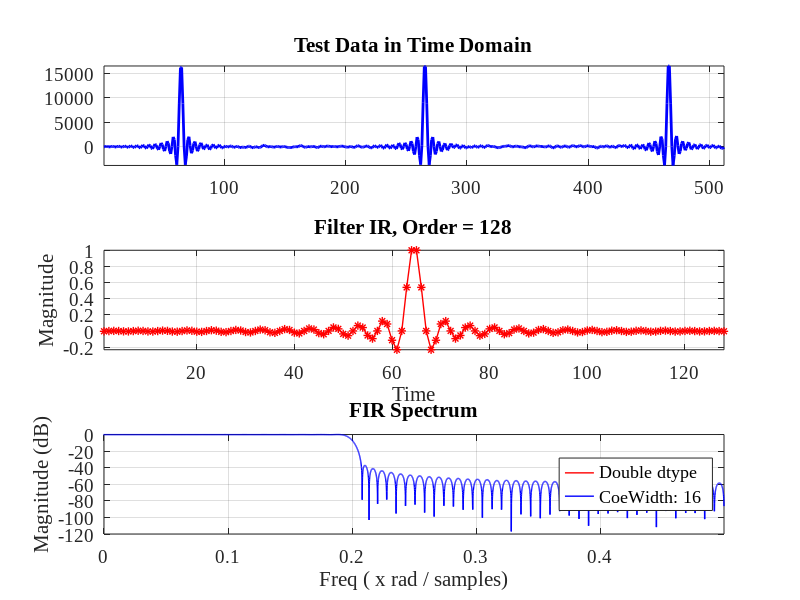
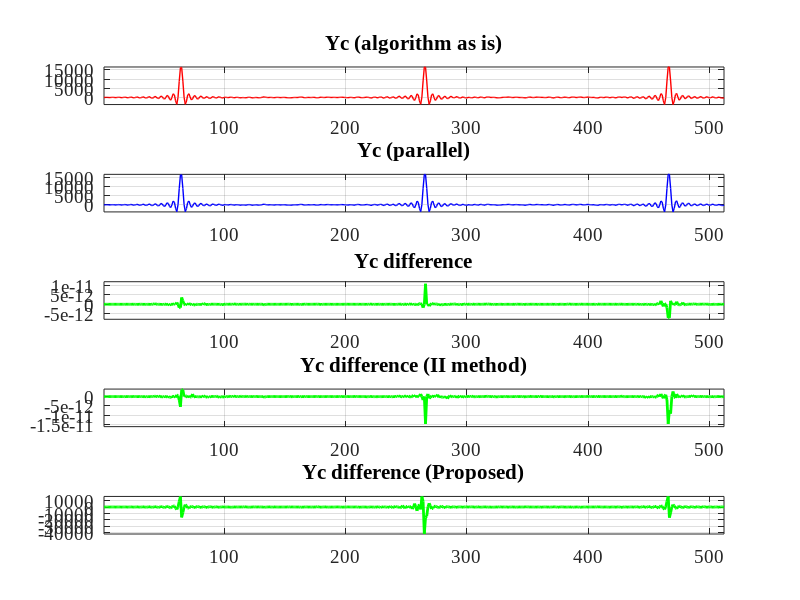

Write the MATLAB code that produced these figures, in order.
%% -----------------------------------------------------------------------
%
% Title       : test_parallel_fir.m
% Author      : Alexander Kapitanov	
% Company     : AO "Insys"
% E-mail      : sallador@bk.ru 
% Version     : 1.0	 
%
% ------------------------------------------------------------------------
%
% Description : 
%    Create Parallel Finite Impulse Response (FIR) filters for High-Freq signals. 
%    It is like polyphase FIR but is without decimation after last adder!
%
%    For example: IF the input freq > DSP freq you can use interleave mode on the inputs.
%    So you have M = round( Freq[Input] / Freq[DSP] ) points of input signal,
%    You can implement parallel scheme as is. But this method uses AREA resources
%    Improve IR and Input Signal by simple ADD/SUB operation you can optimize it!
%
%    See "FFA FIR filters" for more information.
%      * FFA - fast filter architecture.
%
% Example: L = 2 and NFIR = 128 taps:
%
%  > Common method:
%    Y0 = H0 * X0 + (Z^-2) * H1 * X1
%    Y1 = H0 * X1 + H1 * X0
%    
%    Resources: 4*128 + 2 = 514 DSPs.
%
%  > FFA method (Less Area resources):
%    Y0 = H0 * X0 + (Z^-2) * H1 * X1
%    Y1 = (H0+H1)*(X0+X1) - H0*X0 - H1*X1
%
%    Resources: 3*128 + 5 = 389 DSPs.
%
%  where:
%    > Y0 and Y1 - two parts of output signal (Interleave-2 mode)
%    > X0 and X1 - two parts of input signal  (Even / Odd)
%    > H0 and H1 - two parts of FIR filters coefficients
%  
%  As you can see 1st method takes 4 FIRs and 2 ADD operations. Total DSPs = 514.
%  But the 2nd method takes only 3 FIRs and 5 ADD operations.  Total DSPs = 389.
%  
%  You can save ~24.3% DSPs resources of FPGA for L = 2 and NFIR = 128 taps!!
% 
%  | NFIR | Saved DSPs % |
%  |  64  | 23.643       |
%  | 128  | 24.319       |
%  | 256  | 24.659       |
%  | 512  | 24.829       |
%
% ------------------------------------------------------------------------
%
% Version     : 1.0 
% Date        : 2017.11.29 
%
%% ----------------------------------------------------------------------- 
%
%	GNU GENERAL PUBLIC LICENSE
% Version 3, 29 June 2007
%
%	Copyright (c) 2018 Kapitanov Alexander
%
% This program is free software: you can redistribute it and/or modify
% it under the terms of the GNU General Public License as published by
% the Free Software Foundation, either version 3 of the License, or
% (at your option) any later version.
%
% You should have received a copy of the GNU General Public License
% along with this program.  If not, see <http://www.gnu.org/licenses/>.
%
% THERE IS NO WARRANTY FOR THE PROGRAM, TO THE EXTENT PERMITTED BY
% APPLICABLE LAW. EXCEPT WHEN OTHERWISE STATED IN WRITING THE COPYRIGHT 
% HOLDERS AND/OR OTHER PARTIES PROVIDE THE PROGRAM "AS IS" WITHOUT WARRANTY 
% OF ANY KIND, EITHER EXPRESSED OR IMPLIED, INCLUDING, BUT NOT LIMITED TO, 
% THE IMPLIED WARRANTIES OF MERCHANTABILITY AND FITNESS FOR A PARTICULAR 
% PURPOSE.  THE ENTIRE RISK AS TO THE QUALITY AND PERFORMANCE OF THE PROGRAM 
% IS WITH YOU.  SHOULD THE PROGRAM PROVE DEFECTIVE, YOU ASSUME THE COST OF 
%  ALL NECESSARY SERVICING, REPAIR OR CORRECTION. 
%
%% -----------------------------------------------------------------------		   

% Preparing to work
close all;
clear all;

set(0, 'DefaultAxesFontSize', 14, 'DefaultAxesFontName', 'Times New Roman');
set(0, 'DefaultTextFontSize', 14, 'DefaultTextFontName', 'Times New Roman'); 

% Settings
NFFT = 2^9;            % Sampling Frequency
t = 0:1/NFFT:1-1/NFFT;  % Time vector #1
tt = 1:NFFT;            % Time vector #2

Asig = 2^14-1;
Fsig = 2;
Fm = 1*(NFFT/4);
B = Fm / NFFT;
Ffm = 1;

% For testing FORWARD and INVERSE FFT: FWT
STAGE = log2(NFFT);

N = 128; % Filter order
COE_WIDTH = 16; % Real width for FIR coeffs (Implementation)

L = 2;
%% -------------------------------------------------------------------------- %%
% ---------------- 0: CREATE INPUT DATA FOR CPP/RTL -------------------------- % 
%% -------------------------------------------------------------------------- %%

Rep = 200; % Number of clones for input signal

for i = 1:NFFT
    
  Dat(i,1) = Asig * cos((Fsig*i + B*i*i/2) * 2*pi/NFFT) * sin(i * Ffm * pi / NFFT);
    
  if (mod(i+Rep-1, Rep+1) == Rep)
    Dat(i,1) = Asig;
  else
    Dat(i,1) = 0;
  end   
    
end

% Adding noise to real signal 
%SNR = -50;
SNR = -35;

DatX = awgn(Dat, SNR, 0, 1);        

%Mre = max(abs(DatRe));
%Mim = max(abs(DatIm));
%Mdt = max(Mre, Mim);

%Din(:,1) = round(((2^15 - 1)/Mdt)*DatRe);
%Din(:,2) = round(((2^15 - 1)/Mdt)*DatIm);
%Dcm(:,1) = Din(:,1) + j*Din(:,2);

%% -------------------------------------------------------------------------- %%
% ---------------- 1:  INPUT DATA (TEST MATH SIGNAL) ------------------------- % 
%% -------------------------------------------------------------------------- %%

figure(1) % Plot loaded data in Time Domain
  subplot(2,1,1);
  plot(tt(1:NFFT), DatX, '-', 'LineWidth', 2, 'Color',[1 0  0]);
  grid on;
  hold on;
  axis tight;      
  title(['Test Data in Time Domain']);   

%% -------------------------------------------------------------------------- %%
% ---------------- 2:  FIR FILTER IMPLEMENTATION ----------------------------- % 
%% -------------------------------------------------------------------------- %%

Fcut = 20; % First freq (passband)
Fs = 100; % Sampling freq

BETA = 3; % Beta (Kaiser)
WIND = kaiser(N, BETA); % KAISER WINDOW IS USED!

t = 1:N;
f =  [Fcut]/(Fs/2);

% Filter type: 'low', 'high', 'stop', 'pass';
Hc = fir1(round(N)-1, f, 'low', WIND);
MHc = max(abs(Hc));
Hc = Hc / MHc;
Hc_n = (Hc/max(Hc))*(2^(COE_WIDTH-1)-1);
Hc_r = round(Hc_n);
Hf = 20 * log10(abs(fftshift(fft(Hc_n, 10000))));
Sp_err = 20 * log10(abs(fftshift(fft(Hc_r, 10000))));

ff = -0.5:1/10000:0.5-1/10000;

% Plot FIR in T/F Domains

%% -------------------------------------------------------------------------- %%
% ---------------- 3:  FILTER INPUT SIGNAL L = 3 ----------------------------- % 
%% -------------------------------------------------------------------------- %%

if (L == 2) 
  % 1) Model: 
  Yc_s = filter(Hc, 1, DatX);
  % 2) L=2 (4FIR implemented) 
  Xc = DatX;
  
  % Impulse repsonse:
  Hc0 = Hc(1:2:end); % each 2i
  Hc1 = Hc(2:2:end); % each 2i+1, where i=0:N/2-1

  % Input data:
  Xc0 = Xc(1:2:end);
  Xc1 = Xc(2:2:end);

  Ac0 = filter(Hc0, 1, Xc0);
  Ac1 = filter(Hc1, 1, Xc1);
  
  AAc1(1,1) = 0;
  AAc1(2:NFFT/2,1) = Ac1(1:end-1,1);

  Bc0 = filter(Hc0, 1, Xc1);
  Bc1 = filter(Hc1, 1, Xc0);

  Yc0 = Ac0 + AAc1;
  Yc1 = Bc0 + Bc1;

  for i = 1:NFFT/2
    for j = 1:2
      if (j == 1)  
        Yc(2*i-1,1) = Yc0(i,1);
      else
        Yc(2*i-0,1) = Yc1(i,1); 
      end
    end   
  end

  % L = 2 (improved)
  Xc01 = filter((Hc0+Hc1), 1, (Xc0+Xc1));
  Zc1 = Xc01 - Ac0 - Ac1;

  for i = 1:NFFT/2
    for j = 1:2
      if (j == 1)  
        Zc(2*i-1,1) = Yc0(i,1);
      else
        Zc(2*i-0,1) = Zc1(i,1); 
      end
    end   
  end

  % L = 2 (Proposed: symmetric)
  Qc01 = filter((Hc0(1:length(Hc0)/2)+Hc1(1:length(Hc1)/2)), 1, (Xc0+Xc1));
  Qc10 = filter((Hc0(1:length(Hc0)/2)-Hc1(1:length(Hc1)/2)), 1, (Xc0-Xc1));
  Qc11 = Ac1 + AAc1;
  
  Qc0 = Qc01 + Qc10 - Qc11;
  Qc1 = Qc01 - Qc10;

  for i = 1:NFFT/2
    for j = 1:2
      if (j == 1)  
        Qc(2*i-1,1) = Qc0(i,1);
      else
        Qc(2*i-0,1) = Qc1(i,1); 
      end
    end   
  end  

  Yc_diff = Yc-Yc_s;
  Zc_diff = Zc-Yc_s;
  Qc_diff = Qc-Yc_s;
  
end

%% -------------------------------------------------------------------------- %%
% ---------------- 3:  FILTER INPUT SIGNAL L = 3 ----------------------------- % 
%% -------------------------------------------------------------------------- %%
if (L == 3)
  % 1) Model: 
  Yc_s = filter(Hc, 1, DatX(1:length(DatX)-rem(length(DatX), 3)));
  % 2) L=2 (4FIR implemented) 
  Xc = DatX(1:length(DatX)-rem(length(DatX), 3));
  % Impulse repsonse:
  Hc0 = Hc(1:3:end); % each 3i
  Hc1 = Hc(2:3:end); % each 3i+1,
  Hc2 = Hc(3:3:end); % each 3i+2,

  % Input data:
  Xc0 = Xc(1:3:end);
  Xc1 = Xc(2:3:end);
  Xc2 = Xc(3:3:end);

  Ac0 = filter(Hc0, 1, Xc0);
  Ac1 = filter(Hc0, 1, Xc1);
  Ac2 = filter(Hc0, 1, Xc2);

  Bc0 = filter(Hc1, 1, Xc0);
  Bc1 = filter(Hc1, 1, Xc1);
  Bc2 = filter(Hc1, 1, Xc2);  
  
  Cc0 = filter(Hc2, 1, Xc0);
  Cc1 = filter(Hc2, 1, Xc1);
  Cc2 = filter(Hc2, 1, Xc2);
  
%  AAc1(1,1) = 0;
%  AAc1(2:round(NFFT/3),1) = Ac1(1:round(NFFT/3)-1,1);

  Yc0 = Ac0 + Bc2 + Cc1;
  Yc1 = Ac1 + Bc0 + Cc2;
  Yc2 = Ac2 + Bc1 + Cc0;

  for i = 1:floor(NFFT/3)
    for j = 1:3
      if (j == 1)  
        Yc(3*i-2,1) = Yc0(i,1);
      elseif (j == 2)
        Yc(3*i-1,1) = Yc1(i,1);
      else
        Yc(3*i-0,1) = Yc2(i,1);        
      end
    end   
  end

  % L = 3 (improved)
  
  Xc01  = filter((Hc0+Hc1), 1, (Xc0+Xc1));
  Xc12  = filter((Hc1+Hc2), 1, (Xc1+Xc2));
  Xc012 = filter((Hc0+Hc1+Hc2), 1, (Xc0+Xc1+Xc2));
  
  Tco = Ac0 - Cc2;
  Tc1 = Xc12 - Bc1;
  Tc2 = Xc01 - Bc1;
  
  Zc0 = Tco + Tc1;
  Zc1 = Tc2 - Tco;
  Zc2 = Xc012 - Tc2 - Tc1;

  for i = 1:floor(NFFT/3)
    for j = 1:3
      if (j == 1)  
        Zc(3*i-2,1) = Zc0(i,1);
      elseif (j == 2)
        Zc(3*i-1,1) = Zc1(i,1);
      else
        Zc(3*i-0,1) = Zc2(i,1);        
      end
    end   
  end
  
  Yc_diff = Yc - Yc_s(1:length(Zc));
  Zc_diff = Zc - Yc_s(1:length(Zc));  
 
end


figure(1) % Plot loaded data in Time Domain  
  subplot(3,1,1);
  plot(Yc_s, '-', 'LineWidth', 2, 'Color',[0 0  1])
  grid on
  hold on
  axis tight      
  title(['Test Data in Time Domain'])

figure(1)
  subplot(3,1,2);
  plot(Hc, '*-', 'LineWidth', 1, 'Color',[1 0 0]);
  axis tight;
  title(['Filter IR, Order = ',num2str(N)]);
  xlabel ('Time');
  ylabel ('Magnitude');
  grid on;

  subplot(3,1,3);
  plot(Hf-max(Hf), '-', 'LineWidth', 1, 'Color',[1 0 0]);
  hold on
  
  plot(ff, Sp_err-max(Sp_err), '-', 'LineWidth', 1, 'Color',[0 0 1]);
  grid on;
  axis([0 ff(10000) -120 0]) 
  title('FIR Spectrum');
  xlabel ('Freq ( x rad / samples)');
  ylabel ('Magnitude (dB)');  
  legend ('Double dtype', ['CoeWidth: ',num2str(COE_WIDTH)], 'location', 'east'); 


figure(2) % Plot loaded data in Time Domain  
  subplot(5,1,1);
  plot(Yc_s, '-', 'LineWidth', 1, 'Color',[1 0 0])
  grid on
  hold on
  axis tight      
  title(['Yc (algorithm as is)'])   
  
  subplot(5,1,2);
  plot(Yc, '-', 'LineWidth', 1, 'Color',[0 0 1])
  grid on
  hold on
  axis tight      
  title(['Yc (parallel)'])  
  
  subplot(5,1,3);
  plot(Yc_diff, '-', 'LineWidth', 2, 'Color',[0 1 0])
  grid on
  hold on
  axis tight      
  title(['Yc difference'])  
  
  subplot(5,1,4);
  plot(Zc_diff, '-', 'LineWidth', 2, 'Color',[0 1 0])
  grid on
  hold on
  axis tight      
  title(['Yc difference (II method)'])    
  
  subplot(5,1,5);
  plot(Qc_diff, '-', 'LineWidth', 2, 'Color',[0 1 0])
  grid on
  hold on
  axis tight      
  title(['Yc difference (Proposed)'])    
  
  
%disp("Y res   : ="), disp(Yc_s(145:149,1));
%disp("Yc1     : ="), disp(Yc1(71:75,1));
%disp("Ac0     : ="), disp(Ac0(71:75,1));
%disp("Ac1     : ="), disp(Ac1(71:75,1));
%disp("Ac0+Ac1 : ="), disp(Ac0(73,1)+Ac1(72,1));
%disp("Ac0+Ac1 : ="), disp(Ac0(74,1)+Ac1(73,1));
%disp("Ac0+Ac1 : ="), disp(Ac0(75,1)+Ac1(74,1));

clear Asig;
clear B;
clear BETA;
clear Hf;
clear Hc_r;
clear MHc;
clear SNR;
clear Sp_err;
clear Hc_n;
clear f;
clear i;
clear j;
clear N;
clear Dat;
clear Fcut;
clear Ffm;
clear Fm;
clear Fs;
clear Fsig;
clear WIND;
clear t;
clear ff;
clear STAGE;
clear SP_err;
clear Rep;
clear COE_WIDTH;